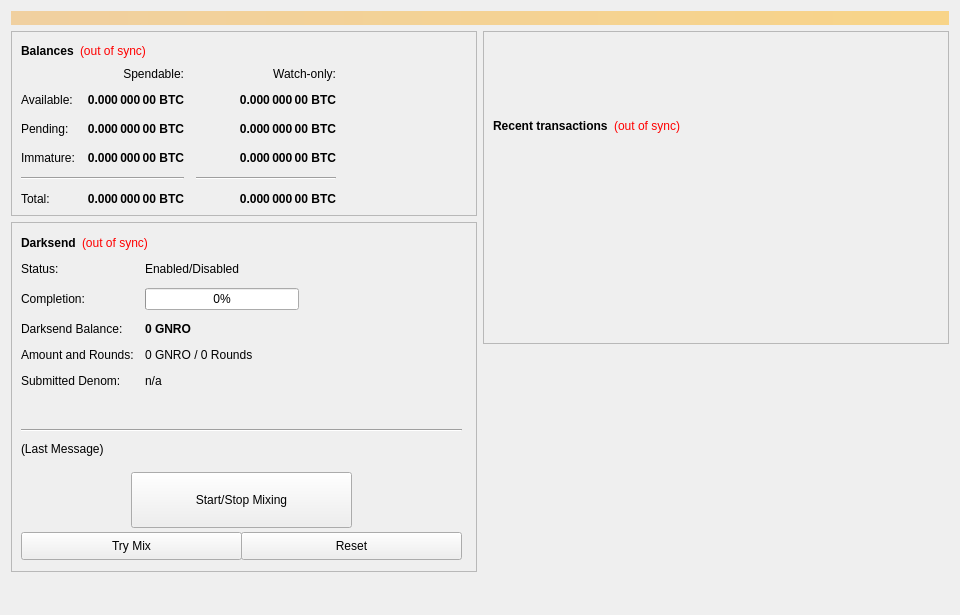
<?xml version="1.0" encoding="UTF-8"?>
<ui version="4.0">
 <class>OverviewPage</class>
 <widget class="QWidget" name="OverviewPage">
  <property name="geometry">
   <rect>
    <x>0</x>
    <y>0</y>
    <width>960</width>
    <height>615</height>
   </rect>
  </property>
  <property name="minimumSize">
   <size>
    <width>960</width>
    <height>0</height>
   </size>
  </property>
  <property name="windowTitle">
   <string>Form</string>
  </property>
  <layout class="QVBoxLayout" name="topLayout">
   <item>
    <widget class="QLabel" name="labelAlerts">
     <property name="visible">
      <bool>false</bool>
     </property>
     <property name="styleSheet">
      <string notr="true">background-color: qlineargradient(x1: 0, y1: 0, x2: 1, y2: 0, stop:0 #F0D0A0, stop:1 #F8D488); color:#000000;</string>
     </property>
     <property name="wordWrap">
      <bool>true</bool>
     </property>
     <property name="margin">
      <number>3</number>
     </property>
    </widget>
   </item>
   <item>
    <layout class="QHBoxLayout" name="horizontalLayout" stretch="1,1">
     <item>
      <layout class="QVBoxLayout" name="verticalLayout_2">
       <item>
        <widget class="QFrame" name="frame">
         <property name="frameShape">
          <enum>QFrame::StyledPanel</enum>
         </property>
         <property name="frameShadow">
          <enum>QFrame::Raised</enum>
         </property>
         <layout class="QVBoxLayout" name="verticalLayout_4">
          <item>
           <layout class="QHBoxLayout" name="horizontalLayout_4">
            <item>
             <widget class="QLabel" name="label_5">
              <property name="font">
               <font>
                <weight>75</weight>
                <bold>true</bold>
               </font>
              </property>
              <property name="text">
               <string>Balances</string>
              </property>
             </widget>
            </item>
            <item>
             <widget class="QLabel" name="labelWalletStatus">
              <property name="cursor">
               <cursorShape>WhatsThisCursor</cursorShape>
              </property>
              <property name="toolTip">
               <string>The displayed information may be out of date. Your wallet automatically synchronizes with the GNRO network after a connection is established, but this process has not completed yet.</string>
              </property>
              <property name="styleSheet">
               <string notr="true">QLabel { color: red; }</string>
              </property>
              <property name="text">
               <string notr="true">(out of sync)</string>
              </property>
              <property name="alignment">
               <set>Qt::AlignLeading|Qt::AlignLeft|Qt::AlignVCenter</set>
              </property>
             </widget>
            </item>
            <item>
             <spacer name="horizontalSpacer_3">
              <property name="orientation">
               <enum>Qt::Horizontal</enum>
              </property>
              <property name="sizeHint" stdset="0">
               <size>
                <width>40</width>
                <height>20</height>
               </size>
              </property>
             </spacer>
            </item>
           </layout>
          </item>
          <item>
           <layout class="QGridLayout" name="gridLayout">
            <property name="spacing">
             <number>12</number>
            </property>
            <item row="2" column="2">
             <widget class="QLabel" name="labelWatchPending">
              <property name="font">
               <font>
                <weight>75</weight>
                <bold>true</bold>
               </font>
              </property>
              <property name="cursor">
               <cursorShape>IBeamCursor</cursorShape>
              </property>
              <property name="toolTip">
               <string>Unconfirmed transactions to watch-only addresses</string>
              </property>
              <property name="text">
               <string notr="true">0.000 000 00 BTC</string>
              </property>
              <property name="alignment">
               <set>Qt::AlignRight|Qt::AlignTrailing|Qt::AlignVCenter</set>
              </property>
              <property name="textInteractionFlags">
               <set>Qt::LinksAccessibleByMouse|Qt::TextSelectableByKeyboard|Qt::TextSelectableByMouse</set>
              </property>
             </widget>
            </item>
            <item row="2" column="1">
             <widget class="QLabel" name="labelUnconfirmed">
              <property name="font">
               <font>
                <weight>75</weight>
                <bold>true</bold>
               </font>
              </property>
              <property name="cursor">
               <cursorShape>IBeamCursor</cursorShape>
              </property>
              <property name="toolTip">
               <string>Total of transactions that have yet to be confirmed, and do not yet count toward the spendable balance</string>
              </property>
              <property name="text">
               <string notr="true">0.000 000 00 BTC</string>
              </property>
              <property name="alignment">
               <set>Qt::AlignRight|Qt::AlignTrailing|Qt::AlignVCenter</set>
              </property>
              <property name="textInteractionFlags">
               <set>Qt::LinksAccessibleByMouse|Qt::TextSelectableByKeyboard|Qt::TextSelectableByMouse</set>
              </property>
             </widget>
            </item>
            <item row="3" column="2">
             <widget class="QLabel" name="labelWatchImmature">
              <property name="font">
               <font>
                <weight>75</weight>
                <bold>true</bold>
               </font>
              </property>
              <property name="cursor">
               <cursorShape>IBeamCursor</cursorShape>
              </property>
              <property name="toolTip">
               <string>Staked or masternode rewards in watch-only addresses that has not yet matured</string>
              </property>
              <property name="text">
               <string notr="true">0.000 000 00 BTC</string>
              </property>
              <property name="alignment">
               <set>Qt::AlignRight|Qt::AlignTrailing|Qt::AlignVCenter</set>
              </property>
              <property name="textInteractionFlags">
               <set>Qt::LinksAccessibleByMouse|Qt::TextSelectableByKeyboard|Qt::TextSelectableByMouse</set>
              </property>
             </widget>
            </item>
            <item row="4" column="0" colspan="2">
             <widget class="Line" name="lineSpendableBalance">
              <property name="orientation">
               <enum>Qt::Horizontal</enum>
              </property>
             </widget>
            </item>
            <item row="4" column="2">
             <widget class="Line" name="lineWatchBalance">
              <property name="sizePolicy">
               <sizepolicy hsizetype="Preferred" vsizetype="Fixed">
                <horstretch>0</horstretch>
                <verstretch>0</verstretch>
               </sizepolicy>
              </property>
              <property name="minimumSize">
               <size>
                <width>140</width>
                <height>0</height>
               </size>
              </property>
              <property name="orientation">
               <enum>Qt::Horizontal</enum>
              </property>
             </widget>
            </item>
            <item row="5" column="0">
             <widget class="QLabel" name="labelTotalText">
              <property name="text">
               <string>Total:</string>
              </property>
             </widget>
            </item>
            <item row="3" column="1">
             <widget class="QLabel" name="labelImmature">
              <property name="font">
               <font>
                <weight>75</weight>
                <bold>true</bold>
               </font>
              </property>
              <property name="cursor">
               <cursorShape>IBeamCursor</cursorShape>
              </property>
              <property name="toolTip">
               <string>Staked or masternode rewards that has not yet matured</string>
              </property>
              <property name="text">
               <string notr="true">0.000 000 00 BTC</string>
              </property>
              <property name="alignment">
               <set>Qt::AlignRight|Qt::AlignTrailing|Qt::AlignVCenter</set>
              </property>
              <property name="textInteractionFlags">
               <set>Qt::LinksAccessibleByMouse|Qt::TextSelectableByKeyboard|Qt::TextSelectableByMouse</set>
              </property>
             </widget>
            </item>
            <item row="2" column="3">
             <spacer name="horizontalSpacer_2">
              <property name="orientation">
               <enum>Qt::Horizontal</enum>
              </property>
              <property name="sizeHint" stdset="0">
               <size>
                <width>40</width>
                <height>20</height>
               </size>
              </property>
             </spacer>
            </item>
            <item row="3" column="0">
             <widget class="QLabel" name="labelImmatureText">
              <property name="text">
               <string>Immature:</string>
              </property>
             </widget>
            </item>
            <item row="5" column="1">
             <widget class="QLabel" name="labelTotal">
              <property name="font">
               <font>
                <weight>75</weight>
                <bold>true</bold>
               </font>
              </property>
              <property name="cursor">
               <cursorShape>IBeamCursor</cursorShape>
              </property>
              <property name="toolTip">
               <string>Your current total balance</string>
              </property>
              <property name="text">
               <string notr="true">0.000 000 00 BTC</string>
              </property>
              <property name="alignment">
               <set>Qt::AlignRight|Qt::AlignTrailing|Qt::AlignVCenter</set>
              </property>
              <property name="textInteractionFlags">
               <set>Qt::LinksAccessibleByMouse|Qt::TextSelectableByKeyboard|Qt::TextSelectableByMouse</set>
              </property>
             </widget>
            </item>
            <item row="5" column="2">
             <widget class="QLabel" name="labelWatchTotal">
              <property name="font">
               <font>
                <weight>75</weight>
                <bold>true</bold>
               </font>
              </property>
              <property name="cursor">
               <cursorShape>IBeamCursor</cursorShape>
              </property>
              <property name="toolTip">
               <string>Current total balance in watch-only addresses</string>
              </property>
              <property name="text">
               <string notr="true">0.000 000 00 BTC</string>
              </property>
              <property name="alignment">
               <set>Qt::AlignRight|Qt::AlignTrailing|Qt::AlignVCenter</set>
              </property>
              <property name="textInteractionFlags">
               <set>Qt::LinksAccessibleByMouse|Qt::TextSelectableByKeyboard|Qt::TextSelectableByMouse</set>
              </property>
             </widget>
            </item>
            <item row="0" column="2">
             <widget class="QLabel" name="labelWatchonly">
              <property name="text">
               <string>Watch-only:</string>
              </property>
              <property name="alignment">
               <set>Qt::AlignRight|Qt::AlignTrailing|Qt::AlignVCenter</set>
              </property>
             </widget>
            </item>
            <item row="1" column="0">
             <widget class="QLabel" name="labelBalanceText">
              <property name="text">
               <string>Available:</string>
              </property>
             </widget>
            </item>
            <item row="1" column="1">
             <widget class="QLabel" name="labelBalance">
              <property name="font">
               <font>
                <weight>75</weight>
                <bold>true</bold>
               </font>
              </property>
              <property name="cursor">
               <cursorShape>IBeamCursor</cursorShape>
              </property>
              <property name="toolTip">
               <string>Your current spendable balance</string>
              </property>
              <property name="text">
               <string notr="true">0.000 000 00 BTC</string>
              </property>
              <property name="alignment">
               <set>Qt::AlignRight|Qt::AlignTrailing|Qt::AlignVCenter</set>
              </property>
              <property name="textInteractionFlags">
               <set>Qt::LinksAccessibleByMouse|Qt::TextSelectableByKeyboard|Qt::TextSelectableByMouse</set>
              </property>
             </widget>
            </item>
            <item row="1" column="2">
             <widget class="QLabel" name="labelWatchAvailable">
              <property name="font">
               <font>
                <weight>75</weight>
                <bold>true</bold>
               </font>
              </property>
              <property name="cursor">
               <cursorShape>IBeamCursor</cursorShape>
              </property>
              <property name="toolTip">
               <string>Your current balance in watch-only addresses</string>
              </property>
              <property name="text">
               <string notr="true">0.000 000 00 BTC</string>
              </property>
              <property name="alignment">
               <set>Qt::AlignRight|Qt::AlignTrailing|Qt::AlignVCenter</set>
              </property>
              <property name="textInteractionFlags">
               <set>Qt::LinksAccessibleByMouse|Qt::TextSelectableByKeyboard|Qt::TextSelectableByMouse</set>
              </property>
             </widget>
            </item>
            <item row="2" column="0">
             <widget class="QLabel" name="labelPendingText">
              <property name="text">
               <string>Pending:</string>
              </property>
             </widget>
            </item>
            <item row="0" column="1">
             <widget class="QLabel" name="labelSpendable">
              <property name="text">
               <string>Spendable:</string>
              </property>
              <property name="alignment">
               <set>Qt::AlignRight|Qt::AlignTrailing|Qt::AlignVCenter</set>
              </property>
             </widget>
            </item>
           </layout>
          </item>
         </layout>
        </widget>
       </item>
       <item>
        <widget class="QFrame" name="frameDarksend">
         <property name="minimumSize">
          <size>
           <width>0</width>
           <height>350</height>
          </size>
         </property>
         <property name="layoutDirection">
          <enum>Qt::LeftToRight</enum>
         </property>
         <property name="frameShape">
          <enum>QFrame::StyledPanel</enum>
         </property>
         <property name="frameShadow">
          <enum>QFrame::Raised</enum>
         </property>
         <widget class="QWidget" name="formLayoutWidget">
          <property name="geometry">
           <rect>
            <x>10</x>
            <y>40</y>
            <width>451</width>
            <height>161</height>
           </rect>
          </property>
          <layout class="QFormLayout" name="formLayout">
           <property name="fieldGrowthPolicy">
            <enum>QFormLayout::AllNonFixedFieldsGrow</enum>
           </property>
           <property name="horizontalSpacing">
            <number>11</number>
           </property>
           <property name="verticalSpacing">
            <number>12</number>
           </property>
           <item row="0" column="0">
            <widget class="QLabel" name="label_6">
             <property name="text">
              <string>Status:</string>
             </property>
            </widget>
           </item>
           <item row="1" column="0">
            <widget class="QLabel" name="label_7">
             <property name="text">
              <string>Completion:</string>
             </property>
            </widget>
           </item>
           <item row="1" column="1">
            <widget class="QProgressBar" name="DarksendProgress">
             <property name="maximumSize">
              <size>
               <width>154</width>
               <height>16777215</height>
              </size>
             </property>
             <property name="value">
              <number>0</number>
             </property>
            </widget>
           </item>
           <item row="2" column="0">
            <widget class="QLabel" name="labelAnonymizedText">
             <property name="text">
              <string>Darksend Balance:</string>
             </property>
            </widget>
           </item>
           <item row="2" column="1">
            <widget class="QLabel" name="labelAnonymized">
             <property name="font">
              <font>
               <weight>75</weight>
               <bold>true</bold>
              </font>
             </property>
             <property name="text">
              <string notr="true">0 GNRO</string>
             </property>
            </widget>
           </item>
           <item row="3" column="0">
            <widget class="QLabel" name="label_8">
             <property name="text">
              <string>Amount and Rounds:</string>
             </property>
            </widget>
           </item>
           <item row="3" column="1">
            <widget class="QLabel" name="labelAmountRounds">
             <property name="text">
              <string>0 GNRO / 0 Rounds</string>
             </property>
            </widget>
           </item>
           <item row="4" column="0">
            <widget class="QLabel" name="label_9">
             <property name="text">
              <string>Submitted Denom:</string>
             </property>
            </widget>
           </item>
           <item row="4" column="1">
            <widget class="QLabel" name="labelSubmittedDenom">
             <property name="toolTip">
              <string>The denominations you submitted to the Masternode.&lt;br&gt;To mix, other users must submit the exact same denominations.</string>
             </property>
             <property name="text">
              <string>n/a</string>
             </property>
            </widget>
           </item>
           <item row="0" column="1">
            <widget class="QLabel" name="DarksendEnabled">
             <property name="text">
              <string>Enabled/Disabled</string>
             </property>
            </widget>
           </item>
          </layout>
         </widget>
         <widget class="QPushButton" name="runAutoDenom">
          <property name="geometry">
           <rect>
            <x>251</x>
            <y>17</y>
            <width>1</width>
            <height>1</height>
           </rect>
          </property>
          <property name="palette">
           <palette>
            <active>
             <colorrole role="WindowText">
              <brush brushstyle="SolidPattern">
               <color alpha="255">
                <red>0</red>
                <green>0</green>
                <blue>0</blue>
               </color>
              </brush>
             </colorrole>
             <colorrole role="Button">
              <brush brushstyle="SolidPattern">
               <color alpha="255">
                <red>239</red>
                <green>238</green>
                <blue>238</blue>
               </color>
              </brush>
             </colorrole>
             <colorrole role="Light">
              <brush brushstyle="SolidPattern">
               <color alpha="255">
                <red>255</red>
                <green>255</green>
                <blue>255</blue>
               </color>
              </brush>
             </colorrole>
             <colorrole role="Midlight">
              <brush brushstyle="SolidPattern">
               <color alpha="255">
                <red>247</red>
                <green>246</green>
                <blue>246</blue>
               </color>
              </brush>
             </colorrole>
             <colorrole role="Dark">
              <brush brushstyle="SolidPattern">
               <color alpha="255">
                <red>119</red>
                <green>119</green>
                <blue>119</blue>
               </color>
              </brush>
             </colorrole>
             <colorrole role="Mid">
              <brush brushstyle="SolidPattern">
               <color alpha="255">
                <red>159</red>
                <green>159</green>
                <blue>159</blue>
               </color>
              </brush>
             </colorrole>
             <colorrole role="Text">
              <brush brushstyle="SolidPattern">
               <color alpha="255">
                <red>0</red>
                <green>0</green>
                <blue>0</blue>
               </color>
              </brush>
             </colorrole>
             <colorrole role="BrightText">
              <brush brushstyle="SolidPattern">
               <color alpha="255">
                <red>255</red>
                <green>255</green>
                <blue>255</blue>
               </color>
              </brush>
             </colorrole>
             <colorrole role="ButtonText">
              <brush brushstyle="SolidPattern">
               <color alpha="255">
                <red>0</red>
                <green>0</green>
                <blue>0</blue>
               </color>
              </brush>
             </colorrole>
             <colorrole role="Base">
              <brush brushstyle="SolidPattern">
               <color alpha="255">
                <red>255</red>
                <green>255</green>
                <blue>255</blue>
               </color>
              </brush>
             </colorrole>
             <colorrole role="Window">
              <brush brushstyle="SolidPattern">
               <color alpha="255">
                <red>239</red>
                <green>238</green>
                <blue>238</blue>
               </color>
              </brush>
             </colorrole>
             <colorrole role="Shadow">
              <brush brushstyle="SolidPattern">
               <color alpha="255">
                <red>0</red>
                <green>0</green>
                <blue>0</blue>
               </color>
              </brush>
             </colorrole>
             <colorrole role="AlternateBase">
              <brush brushstyle="SolidPattern">
               <color alpha="255">
                <red>247</red>
                <green>246</green>
                <blue>246</blue>
               </color>
              </brush>
             </colorrole>
             <colorrole role="ToolTipBase">
              <brush brushstyle="SolidPattern">
               <color alpha="255">
                <red>255</red>
                <green>255</green>
                <blue>220</blue>
               </color>
              </brush>
             </colorrole>
             <colorrole role="ToolTipText">
              <brush brushstyle="SolidPattern">
               <color alpha="255">
                <red>0</red>
                <green>0</green>
                <blue>0</blue>
               </color>
              </brush>
             </colorrole>
            </active>
            <inactive>
             <colorrole role="WindowText">
              <brush brushstyle="SolidPattern">
               <color alpha="255">
                <red>0</red>
                <green>0</green>
                <blue>0</blue>
               </color>
              </brush>
             </colorrole>
             <colorrole role="Button">
              <brush brushstyle="SolidPattern">
               <color alpha="255">
                <red>239</red>
                <green>238</green>
                <blue>238</blue>
               </color>
              </brush>
             </colorrole>
             <colorrole role="Light">
              <brush brushstyle="SolidPattern">
               <color alpha="255">
                <red>255</red>
                <green>255</green>
                <blue>255</blue>
               </color>
              </brush>
             </colorrole>
             <colorrole role="Midlight">
              <brush brushstyle="SolidPattern">
               <color alpha="255">
                <red>247</red>
                <green>246</green>
                <blue>246</blue>
               </color>
              </brush>
             </colorrole>
             <colorrole role="Dark">
              <brush brushstyle="SolidPattern">
               <color alpha="255">
                <red>119</red>
                <green>119</green>
                <blue>119</blue>
               </color>
              </brush>
             </colorrole>
             <colorrole role="Mid">
              <brush brushstyle="SolidPattern">
               <color alpha="255">
                <red>159</red>
                <green>159</green>
                <blue>159</blue>
               </color>
              </brush>
             </colorrole>
             <colorrole role="Text">
              <brush brushstyle="SolidPattern">
               <color alpha="255">
                <red>0</red>
                <green>0</green>
                <blue>0</blue>
               </color>
              </brush>
             </colorrole>
             <colorrole role="BrightText">
              <brush brushstyle="SolidPattern">
               <color alpha="255">
                <red>255</red>
                <green>255</green>
                <blue>255</blue>
               </color>
              </brush>
             </colorrole>
             <colorrole role="ButtonText">
              <brush brushstyle="SolidPattern">
               <color alpha="255">
                <red>0</red>
                <green>0</green>
                <blue>0</blue>
               </color>
              </brush>
             </colorrole>
             <colorrole role="Base">
              <brush brushstyle="SolidPattern">
               <color alpha="255">
                <red>255</red>
                <green>255</green>
                <blue>255</blue>
               </color>
              </brush>
             </colorrole>
             <colorrole role="Window">
              <brush brushstyle="SolidPattern">
               <color alpha="255">
                <red>239</red>
                <green>238</green>
                <blue>238</blue>
               </color>
              </brush>
             </colorrole>
             <colorrole role="Shadow">
              <brush brushstyle="SolidPattern">
               <color alpha="255">
                <red>0</red>
                <green>0</green>
                <blue>0</blue>
               </color>
              </brush>
             </colorrole>
             <colorrole role="AlternateBase">
              <brush brushstyle="SolidPattern">
               <color alpha="255">
                <red>247</red>
                <green>246</green>
                <blue>246</blue>
               </color>
              </brush>
             </colorrole>
             <colorrole role="ToolTipBase">
              <brush brushstyle="SolidPattern">
               <color alpha="255">
                <red>255</red>
                <green>255</green>
                <blue>220</blue>
               </color>
              </brush>
             </colorrole>
             <colorrole role="ToolTipText">
              <brush brushstyle="SolidPattern">
               <color alpha="255">
                <red>0</red>
                <green>0</green>
                <blue>0</blue>
               </color>
              </brush>
             </colorrole>
            </inactive>
            <disabled>
             <colorrole role="WindowText">
              <brush brushstyle="SolidPattern">
               <color alpha="255">
                <red>119</red>
                <green>119</green>
                <blue>119</blue>
               </color>
              </brush>
             </colorrole>
             <colorrole role="Button">
              <brush brushstyle="SolidPattern">
               <color alpha="255">
                <red>239</red>
                <green>238</green>
                <blue>238</blue>
               </color>
              </brush>
             </colorrole>
             <colorrole role="Light">
              <brush brushstyle="SolidPattern">
               <color alpha="255">
                <red>255</red>
                <green>255</green>
                <blue>255</blue>
               </color>
              </brush>
             </colorrole>
             <colorrole role="Midlight">
              <brush brushstyle="SolidPattern">
               <color alpha="255">
                <red>247</red>
                <green>246</green>
                <blue>246</blue>
               </color>
              </brush>
             </colorrole>
             <colorrole role="Dark">
              <brush brushstyle="SolidPattern">
               <color alpha="255">
                <red>119</red>
                <green>119</green>
                <blue>119</blue>
               </color>
              </brush>
             </colorrole>
             <colorrole role="Mid">
              <brush brushstyle="SolidPattern">
               <color alpha="255">
                <red>159</red>
                <green>159</green>
                <blue>159</blue>
               </color>
              </brush>
             </colorrole>
             <colorrole role="Text">
              <brush brushstyle="SolidPattern">
               <color alpha="255">
                <red>119</red>
                <green>119</green>
                <blue>119</blue>
               </color>
              </brush>
             </colorrole>
             <colorrole role="BrightText">
              <brush brushstyle="SolidPattern">
               <color alpha="255">
                <red>255</red>
                <green>255</green>
                <blue>255</blue>
               </color>
              </brush>
             </colorrole>
             <colorrole role="ButtonText">
              <brush brushstyle="SolidPattern">
               <color alpha="255">
                <red>119</red>
                <green>119</green>
                <blue>119</blue>
               </color>
              </brush>
             </colorrole>
             <colorrole role="Base">
              <brush brushstyle="SolidPattern">
               <color alpha="255">
                <red>239</red>
                <green>238</green>
                <blue>238</blue>
               </color>
              </brush>
             </colorrole>
             <colorrole role="Window">
              <brush brushstyle="SolidPattern">
               <color alpha="255">
                <red>239</red>
                <green>238</green>
                <blue>238</blue>
               </color>
              </brush>
             </colorrole>
             <colorrole role="Shadow">
              <brush brushstyle="SolidPattern">
               <color alpha="255">
                <red>0</red>
                <green>0</green>
                <blue>0</blue>
               </color>
              </brush>
             </colorrole>
             <colorrole role="AlternateBase">
              <brush brushstyle="SolidPattern">
               <color alpha="255">
                <red>239</red>
                <green>238</green>
                <blue>238</blue>
               </color>
              </brush>
             </colorrole>
             <colorrole role="ToolTipBase">
              <brush brushstyle="SolidPattern">
               <color alpha="255">
                <red>255</red>
                <green>255</green>
                <blue>220</blue>
               </color>
              </brush>
             </colorrole>
             <colorrole role="ToolTipText">
              <brush brushstyle="SolidPattern">
               <color alpha="255">
                <red>0</red>
                <green>0</green>
                <blue>0</blue>
               </color>
              </brush>
             </colorrole>
            </disabled>
           </palette>
          </property>
          <property name="focusPolicy">
           <enum>Qt::NoFocus</enum>
          </property>
          <property name="autoFillBackground">
           <bool>true</bool>
          </property>
          <property name="text">
           <string/>
          </property>
          <property name="flat">
           <bool>true</bool>
          </property>
         </widget>
         <widget class="QPushButton" name="toggleDarksend">
          <property name="geometry">
           <rect>
            <x>120</x>
            <y>250</y>
            <width>221</width>
            <height>56</height>
           </rect>
          </property>
          <property name="sizePolicy">
           <sizepolicy hsizetype="MinimumExpanding" vsizetype="Fixed">
            <horstretch>0</horstretch>
            <verstretch>0</verstretch>
           </sizepolicy>
          </property>
          <property name="text">
           <string>Start/Stop Mixing</string>
          </property>
         </widget>
         <widget class="Line" name="lineLastMessage">
          <property name="geometry">
           <rect>
            <x>10</x>
            <y>200</y>
            <width>441</width>
            <height>16</height>
           </rect>
          </property>
          <property name="orientation">
           <enum>Qt::Horizontal</enum>
          </property>
         </widget>
         <widget class="QLabel" name="DarksendStatus">
          <property name="geometry">
           <rect>
            <x>10</x>
            <y>220</y>
            <width>451</width>
            <height>61</height>
           </rect>
          </property>
          <property name="minimumSize">
           <size>
            <width>288</width>
            <height>43</height>
           </size>
          </property>
          <property name="text">
           <string>(Last Message)</string>
          </property>
          <property name="alignment">
           <set>Qt::AlignLeading|Qt::AlignLeft|Qt::AlignTop</set>
          </property>
          <property name="wordWrap">
           <bool>true</bool>
          </property>
         </widget>
         <widget class="QPushButton" name="DarksendAuto">
          <property name="geometry">
           <rect>
            <x>10</x>
            <y>310</y>
            <width>221</width>
            <height>28</height>
           </rect>
          </property>
          <property name="sizePolicy">
           <sizepolicy hsizetype="MinimumExpanding" vsizetype="Fixed">
            <horstretch>0</horstretch>
            <verstretch>0</verstretch>
           </sizepolicy>
          </property>
          <property name="toolTip">
           <string>Try to manually submit a Darksend request.</string>
          </property>
          <property name="text">
           <string>Try Mix</string>
          </property>
         </widget>
         <widget class="QPushButton" name="DarksendReset">
          <property name="geometry">
           <rect>
            <x>230</x>
            <y>310</y>
            <width>221</width>
            <height>28</height>
           </rect>
          </property>
          <property name="sizePolicy">
           <sizepolicy hsizetype="MinimumExpanding" vsizetype="Fixed">
            <horstretch>0</horstretch>
            <verstretch>0</verstretch>
           </sizepolicy>
          </property>
          <property name="toolTip">
           <string>Reset the current status of Darksend (can interrupt Darksend if it's in the process of Mixing, which can cost you money!)</string>
          </property>
          <property name="autoFillBackground">
           <bool>false</bool>
          </property>
          <property name="text">
           <string>Reset</string>
          </property>
         </widget>
         <widget class="QWidget" name="layoutWidget">
          <property name="geometry">
           <rect>
            <x>10</x>
            <y>10</y>
            <width>431</width>
            <height>22</height>
           </rect>
          </property>
          <layout class="QHBoxLayout" name="horizontalLayout_5">
           <item>
            <widget class="QLabel" name="label_2">
             <property name="font">
              <font>
               <weight>75</weight>
               <bold>true</bold>
              </font>
             </property>
             <property name="text">
              <string>Darksend</string>
             </property>
            </widget>
           </item>
           <item>
            <widget class="QLabel" name="labelDarksendSyncStatus">
             <property name="toolTip">
              <string>The displayed information may be out of date. Your wallet automatically synchronizes with the GNRO network after a connection is established, but this process has not completed yet.</string>
             </property>
             <property name="styleSheet">
              <string notr="true">QLabel { color: red; }</string>
             </property>
             <property name="text">
              <string notr="true">(out of sync)</string>
             </property>
             <property name="alignment">
              <set>Qt::AlignLeading|Qt::AlignLeft|Qt::AlignVCenter</set>
             </property>
            </widget>
           </item>
           <item>
            <spacer name="horizontalSpacer_4">
             <property name="orientation">
              <enum>Qt::Horizontal</enum>
             </property>
             <property name="sizeHint" stdset="0">
              <size>
               <width>40</width>
               <height>20</height>
              </size>
             </property>
            </spacer>
           </item>
          </layout>
         </widget>
        </widget>
       </item>
       <item>
        <spacer name="verticalSpacer">
         <property name="orientation">
          <enum>Qt::Vertical</enum>
         </property>
         <property name="sizeHint" stdset="0">
          <size>
           <width>20</width>
           <height>40</height>
          </size>
         </property>
        </spacer>
       </item>
      </layout>
     </item>
     <item>
      <layout class="QVBoxLayout" name="verticalLayout_3">
       <item>
        <widget class="QFrame" name="frame_2">
         <property name="frameShape">
          <enum>QFrame::StyledPanel</enum>
         </property>
         <property name="frameShadow">
          <enum>QFrame::Raised</enum>
         </property>
         <layout class="QVBoxLayout" name="verticalLayout">
          <item>
           <spacer name="verticalSpacer_3">
            <property name="orientation">
             <enum>Qt::Vertical</enum>
            </property>
            <property name="sizeType">
             <enum>QSizePolicy::Fixed</enum>
            </property>
            <property name="sizeHint" stdset="0">
             <size>
              <width>20</width>
              <height>75</height>
             </size>
            </property>
           </spacer>
          </item>
          <item>
           <layout class="QHBoxLayout" name="horizontalLayout_2">
            <item>
             <widget class="QLabel" name="label_4">
              <property name="font">
               <font>
                <weight>75</weight>
                <bold>true</bold>
               </font>
              </property>
              <property name="text">
               <string>Recent transactions</string>
              </property>
             </widget>
            </item>
            <item>
             <widget class="QLabel" name="labelTransactionsStatus">
              <property name="cursor">
               <cursorShape>WhatsThisCursor</cursorShape>
              </property>
              <property name="toolTip">
               <string>The displayed information may be out of date. Your wallet automatically synchronizes with the GNRO network after a connection is established, but this process has not completed yet.</string>
              </property>
              <property name="styleSheet">
               <string notr="true">QLabel { color: red; }</string>
              </property>
              <property name="text">
               <string notr="true">(out of sync)</string>
              </property>
              <property name="alignment">
               <set>Qt::AlignRight|Qt::AlignTrailing|Qt::AlignVCenter</set>
              </property>
             </widget>
            </item>
            <item>
             <spacer name="horizontalSpacer">
              <property name="orientation">
               <enum>Qt::Horizontal</enum>
              </property>
              <property name="sizeHint" stdset="0">
               <size>
                <width>40</width>
                <height>20</height>
               </size>
              </property>
             </spacer>
            </item>
           </layout>
          </item>
          <item>
           <widget class="QListView" name="listTransactions">
            <property name="styleSheet">
             <string notr="true">QListView { background: transparent; }</string>
            </property>
            <property name="frameShape">
             <enum>QFrame::NoFrame</enum>
            </property>
            <property name="verticalScrollBarPolicy">
             <enum>Qt::ScrollBarAlwaysOff</enum>
            </property>
            <property name="horizontalScrollBarPolicy">
             <enum>Qt::ScrollBarAlwaysOff</enum>
            </property>
            <property name="selectionMode">
             <enum>QAbstractItemView::NoSelection</enum>
            </property>
           </widget>
          </item>
         </layout>
        </widget>
       </item>
       <item>
        <spacer name="verticalSpacer_2">
         <property name="orientation">
          <enum>Qt::Vertical</enum>
         </property>
         <property name="sizeType">
          <enum>QSizePolicy::Expanding</enum>
         </property>
         <property name="sizeHint" stdset="0">
          <size>
           <width>20</width>
           <height>40</height>
          </size>
         </property>
        </spacer>
       </item>
      </layout>
     </item>
    </layout>
   </item>
  </layout>
 </widget>
 <resources/>
 <connections/>
</ui>
